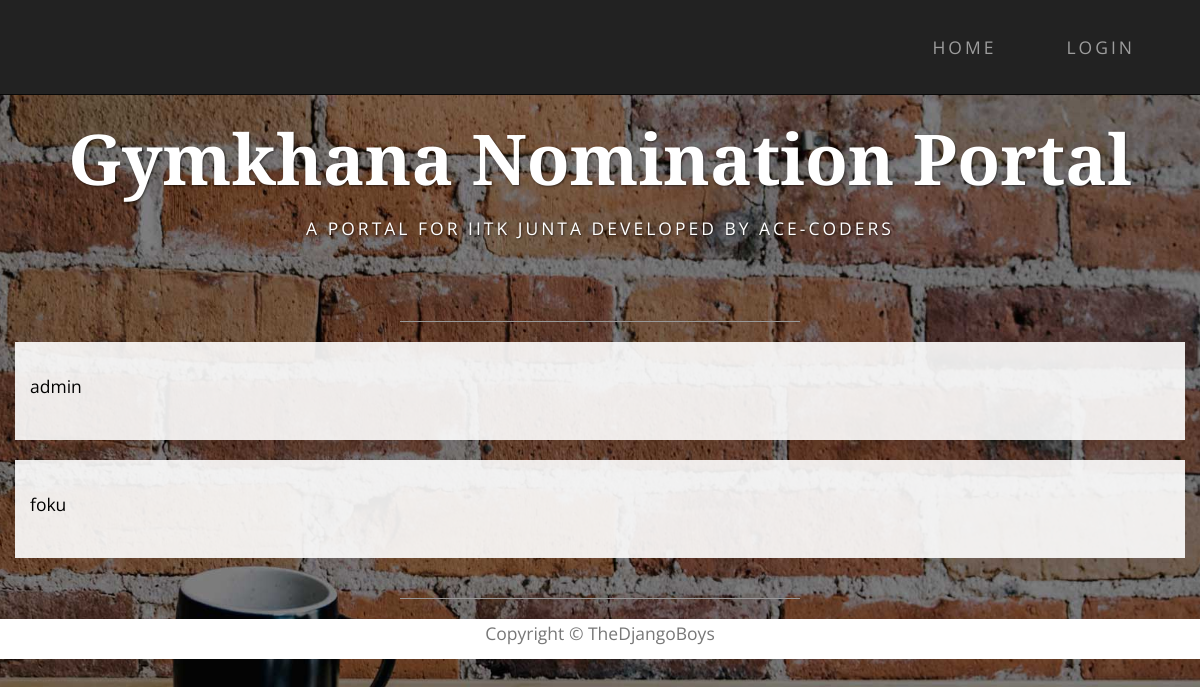
Before: /nominations/result/1/ with the older database file.
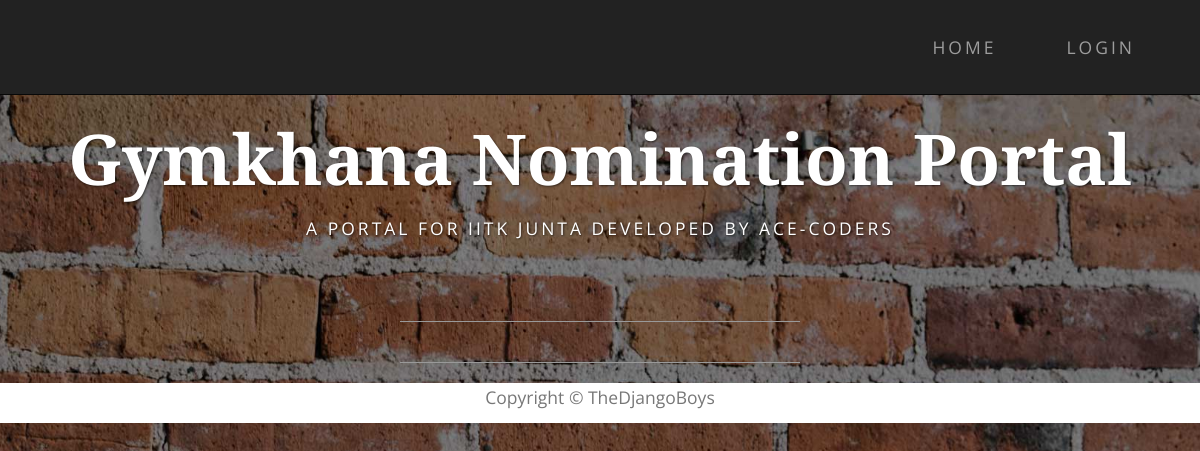
After: the same page with the newer database file.
### nomi/models.py (models this page shows, shortened)
class NominationInstance(models.Model):
    STATUS = (
        ('a', 'Accepted'),
        ('r', 'Rejected'),
    )
    nomination = models.ForeignKey('Nomination', on_delete=models.CASCADE, null=True)
    user = models.ForeignKey(User, on_delete=models.SET_NULL, null=True, blank=True)
    status = models.CharField(max_length=1, choices=STATUS,  null=True, blank=True, default=None)
    filled_form = models.OneToOneField('forms.FilledForm', null=True)

### nomi/views.py (the view)
# urls.py: url(r'^result/(?P<pk>\d+)/$', views.result, name='result'),
def result(request, pk):
    nomination = Nomination.objects.get(pk=pk)
    users = NominationInstance.objects.filter(nomination=nomination).filter(status__exact='a')
    return render(request, 'result.html', context={'users': users})

### nomi/templates/result.html (shortened to what this page needs)
{% extends 'base.html' %}
    {% block content  %}
        <div class="container">
            {% for nomi in users %}
                <div class="row box">
                    <p>{{ nomi.user }}</p>
                </div>
            {% endfor %}
        </div>
    {% endblock %}

Changed rows visible on the page:
removed NominationInstance: user "admin"
removed NominationInstance: user "foku"
